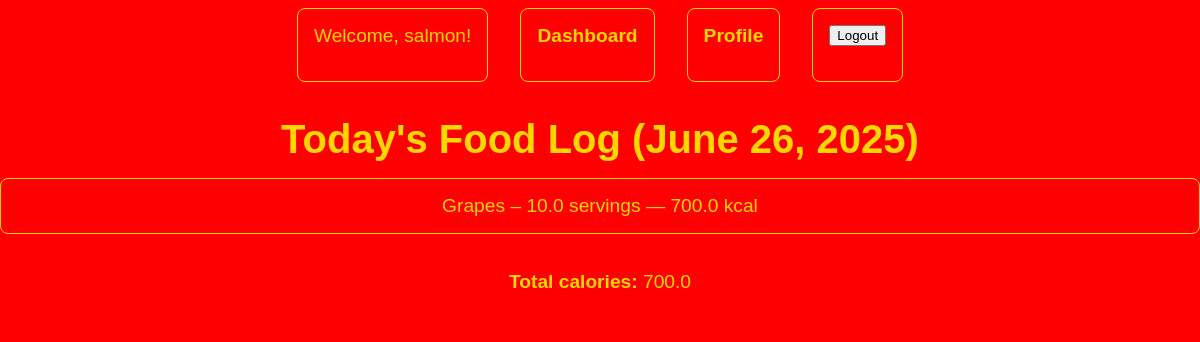
/project/main/ (signed in), run on the app's committed database.
### project/models.py (models this page shows, shortened)
class DailyEntry(models.Model):
    user_profile = models.ForeignKey(UserProfile, on_delete=models.CASCADE)
    date = models.DateField(auto_now_add=True)
    class Meta:
        unique_together = ('user_profile', 'date')
    def __str__(self):
        return f"{self.user_profile.user.username}, {self.date} entry"
    def total_calories(self):
        total = 0
        for entry in self.foodentry_set.all():
            total += entry.food.calories_per_serving * entry.number_of_servings
        return total

class FoodEntry(models.Model):
    daily_entry = models.ForeignKey(DailyEntry, on_delete=models.CASCADE)
    food = models.ForeignKey(Food, on_delete=models.PROTECT)
    number_of_servings = models.FloatField(blank=True, null=True)
    time = models.DateTimeField(auto_now_add=True)
    def __str__(self):
        return f"{self.daily_entry.user_profile.user.username} {self.food.name}, {self.number_of_servings} servings"
    def calories(self):
        return self.food.calories_per_serving * self.number_of_servings

class Food(models.Model):
    name = models.TextField(blank=False, max_length=200)
    serving_size = models.TextField(blank=True)
    calories_per_serving = models.IntegerField(blank=True, null=True)

### project/views.py (the view)
# urls.py: path('main/', MainPageView.as_view(), name='main'),
class MainPageView(LoginRequiredMixin, ListView):
    model = FoodEntry
    template_name = 'project/main.html'
    context_object_name = 'foodEntries'
    def get_queryset(self):
        profile = self.request.user.profile
        today = timezone.localdate()
        daily_entry, created = DailyEntry.objects.get_or_create(
            user_profile=profile,
            date=today
        )
        self.daily_entry = daily_entry
        print('daily_entry:', daily_entry)
        return daily_entry.foodentry_set.all()
    def get_context_data(self, **kwargs):
        context = super().get_context_data(**kwargs)
        context['daily_entry'] = self.daily_entry
        print('daily_entry in context:', context)
        return context

### project/templates/project/main.html
{% extends 'project/base.html' %}
{% block content %}
<h1>Today's Food Log ({{ daily_entry.date }})</h1>
{% if foodEntries %}
    <ul>
      {% for entry in foodEntries %}
        <li>
          {{ entry.food.name }} &ndash;
          {{ entry.number_of_servings }} serving{% if entry.number_of_servings|floatformat:"0" != "1" %}s{% endif %}
          &mdash; {{ entry.calories }} kcal
        </li>
      {% endfor %}
    </ul>
    <p><strong>Total calories:</strong> {{ daily_entry.total_calories }}</p>
  {% else %}
    <p>No foods logged yet today.</p>
  {% endif %}
{% endblock %}

### project/templates/project/base.html (shortened to what this page needs)
{% load static %}
<html>
  <head>
    <link rel="stylesheet" href="{% static 'styles.css' %}">
  </head>
  <body>
    <nav>
      <ul>
        {% if user.is_authenticated %}
          <li>Welcome, {{ user.username }}!</li>
            <li><a href="{% url 'main' %}">Dashboard</a></li>
          <li><a href="{% url 'profile' user.profile.pk %}">Profile</a></li>
          <li>
            <form action="{% url 'logout' %}" method="POST">
                <input type="submit" value="Logout">
            </form>
          </li>
        {% else %}
          <li>Please login or register for an account</li>
          <li><a href="{% url 'registration' %}">Register</a></li>
          <li><a href="{% url 'login' %}">Login</a></li>
        {% endif %}
      </ul>
    </nav>
    {% block content %}{% endblock %}
  </body>
</html>

### static/styles.css (style rules this page uses)
body { font-family: Arial, sans-serif; background-color: #f4f4f4; margin: 0; padding: 0; color: #ffd700; text-align: center; }
nav { padding: 0.5rem; }
nav ul { list-style: none; margin: 0; padding: 0; display: flex; justify-content: center; }
nav ul li { margin: 0 1rem; }
nav ul li a { color: #ffd700; text-decoration: none; font-weight: bold; }
h1 { color: #ffd700; text-align: center; margin-bottom: 1rem; font-size: 2.5rem; }
p { line-height: 1.6; margin: 1rem 0; background-color: red; color: #ffd700; font-size: 1.2rem; text-align: center; padding: 1rem; border: 1px solid transparent; border-radius: 8px; }
ul { padding: 0; list-style: none; }
ul li { background-color: red; color: #ffd700; margin: 0.5rem 0; padding: 1rem; font-size: 1.2rem; text-align: center; border: 1px solid #ffd700; border-radius: 8px; }
body::before { content: ""; background-color: red; opacity: 1; position: fixed; top: 0; left: 0; right: 0; bottom: 0; z-index: -1; }

### data on the page
DailyEntry: date "June 26, 2025", total_calories "700.0"
FoodEntry: food.name "Grapes", number_of_servings "10.0", calories "700.0"

### other printed values
{{ user.username }} "salmon"
